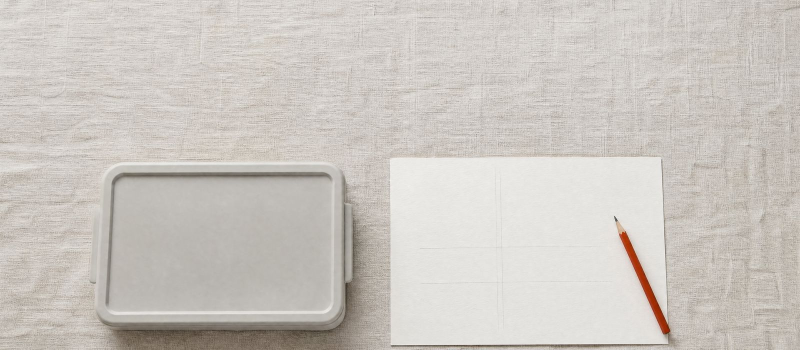
#> input picture agents/ui/art/welcome.jpg, 1600 x 700 px (shown at 1/2 size)
$ python -i compare.py   (imports and definitions only)
#> lines starting #> are read from the running program, lines starting #| are printed output that depends on the picture; after the words box and inside, x2 and y2 are one past the last pixel; in counts of white or black regions, pixels touching at a corner belong together
"""CPU-only shape comparison between our views and prior-art images.

No vector index and no GPU. Prior-art candidates come from text/structured
search (product name, Locarno class, status). We then:

1. turn every image into a filled silhouette mask (line drawing, photo or render),
2. normalise masks (crop, keep aspect, pad, resize),
3. score IoU, boundary chamfer distance, aspect ratio and a radial signature,
4. take the best (our view x their figure) pair as the candidate's score.

Only the top candidates are sent to the vision-language observer.
"""

from __future__ import annotations

import io
import os
from dataclasses import dataclass

import numpy as np
from PIL import Image, ImageOps
from scipy import ndimage

NORM = 128


# [17 lines left out: function load_gray, not called in this run]


def _largest_components(mask: np.ndarray, keep_ratio: float = 0.08) -> np.ndarray:
    labels, count = ndimage.label(mask)
    if count == 0:
        return mask
    sizes = ndimage.sum(mask, labels, index=range(1, count + 1))
    biggest = sizes.max()
    keep = [i + 1 for i, s in enumerate(sizes) if s >= biggest * keep_ratio]
    return np.isin(labels, keep)


def mask_from_lineart(gray: np.ndarray, *, threshold: int = 160) -> np.ndarray:
    """Patent drawing (dark lines on white) -> filled silhouette."""

    lines = gray < threshold
    if lines.sum() == 0:
        return lines
    size = max(gray.shape)
    radius = max(1, int(round(size / 300)))
    closed = ndimage.binary_dilation(lines, iterations=radius)
    filled = ndimage.binary_fill_holes(closed)
    filled = _largest_components(filled)
    return ndimage.binary_erosion(filled, iterations=max(0, radius - 1)) if radius > 1 else filled


# [18 lines left out: functions mask_from_photo, mask_from_silhouette, not called in this run]


def auto_mask(gray: np.ndarray) -> np.ndarray:
    """Guess the image kind: mostly-white with thin dark strokes => line drawing."""

    dark = (gray < 160).mean()
    border = np.concatenate([gray[0, :], gray[-1, :], gray[:, 0], gray[:, -1]])
    if dark < 0.12 and np.median(border) > 200:
        return mask_from_lineart(gray)
    if np.median(border) < 30 and (gray > 127).mean() < 0.7:
        return mask_from_silhouette(gray)
    return mask_from_photo(gray)


@dataclass
class NormMask:
    mask: np.ndarray  # NORM x NORM bool
    aspect: float  # width / height of the original bbox


# [13 lines left out: function normalise, not called in this run]


def _boundary(mask: np.ndarray) -> np.ndarray:
    return mask & ~ndimage.binary_erosion(mask)


# [82 lines left out: functions _radial_signature, similarity, best_match, rank_candidates, overlay, not called in this run]

>>> import cv2
>>> picture = cv2.imread('../../../../agents/ui/art/welcome.jpg', cv2.IMREAD_GRAYSCALE)
#> picture: shape (700, 1600); min 40, max 253, mean 199.5
>>> result = auto_mask(picture)
#> in auto_mask, `dark = (gray < 160).mean()`: dark = 0.0503
#> in auto_mask, `border = np.concatenate([gray[0, :], gray[-1, :], gray[:, 0], gray[:, ..`: border = 4600 values, max 233 at index 72, min 84 at index 2135, mean 192.7
#> in mask_from_lineart, `lines = gray < threshold`:
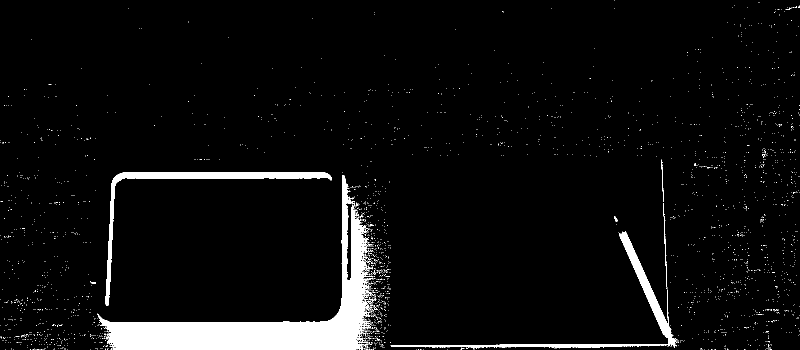
#> lines: shape (700, 1600) bool (shown at 1/2 size); 5% white; 2572 white regions (2563 under 20 px), largest, box (x1, y1, x2, y2) and area: (195, 350, 747, 700) 37840, (211, 344, 664, 612) 7194, (781, 462, 1354, 699) 6560
#> in mask_from_lineart, `closed = ndimage.binary_dilation(lines, iterations=radius)`:
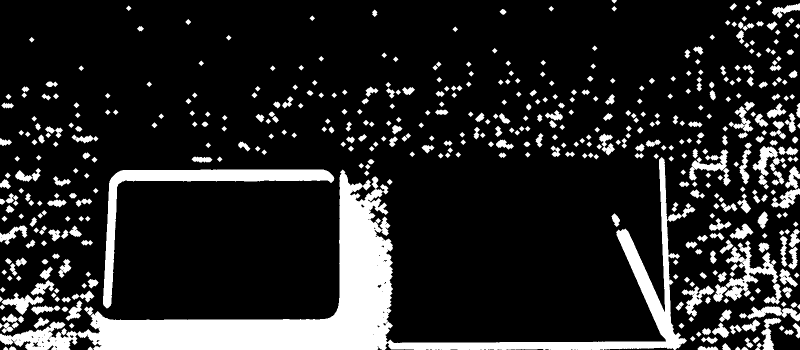
#> closed: shape (700, 1600) bool (shown at 1/2 size); 15.7% white; 490 white regions, largest, box (x1, y1, x2, y2) and area: (0, 314, 1391, 700) 86072, (206, 339, 669, 617) 14124, (1449, 481, 1557, 602) 4023
#> in mask_from_lineart, `filled = ndimage.binary_fill_holes(closed)`: filled: shape (700, 1600) bool; 15.8% white; 490 white regions, largest, box (x1, y1, x2, y2) and area: (0, 314, 1391, 700) 86414, (206, 339, 669, 617) 14124, (1449, 481, 1557, 602) 4160
#> in _largest_components, `labels, count = ndimage.label(mask)`:
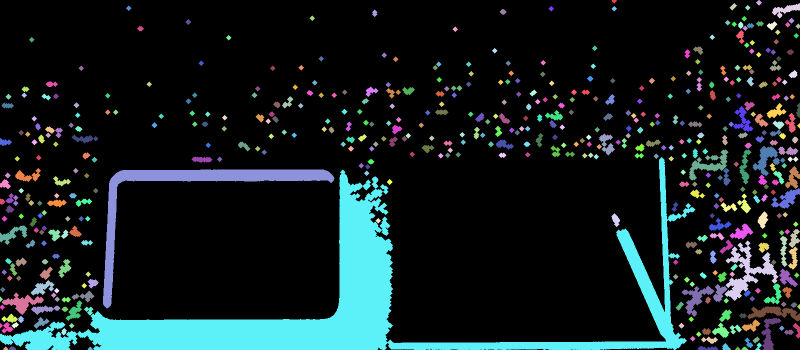
#> labels: shape (700, 1600) int32 (shown at 1/2 size); 499 distinct labels, from 0 to 498; one colour per label, 0 black
#> in _largest_components, `labels, count = ndimage.label(mask)`: count = 498
#> in _largest_components, `sizes = ndimage.sum(mask, labels, index=range(1, count + 1))`: sizes = 498 values, max 86369 at index 318, min 36 at index 207, mean 354.3
#> in _largest_components, `biggest = sizes.max()`: biggest = 86369
#> in _largest_components, `keep = [i + 1 for i, s in enumerate(sizes) if s >= biggest * keep_ratio]`: keep = [319, 330]
#> in _largest_components, `return np.isin(labels, keep)`:
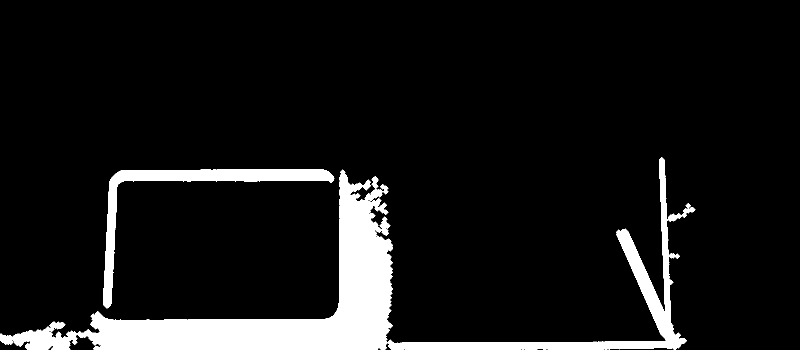
#> returned value: shape (700, 1600) bool (shown at 1/2 size); 9% white; 2 white regions, box (x1, y1, x2, y2) and area: (0, 314, 1391, 700) 86369, (206, 339, 669, 617) 14124
#> in mask_from_lineart, `return ndimage.binary_erosion(filled, iterations=max(0, radius - 1)) i..`:
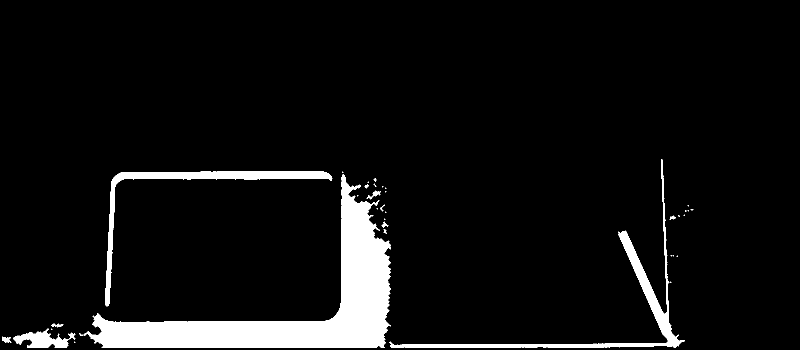
#> returned value: shape (700, 1600) bool (shown at 1/2 size); 6.6% white; 36 white regions (23 under 20 px), largest, box (x1, y1, x2, y2) and area: (167, 348, 782, 696) 52260, (779, 318, 1370, 696) 9605, (210, 343, 665, 613) 8576
